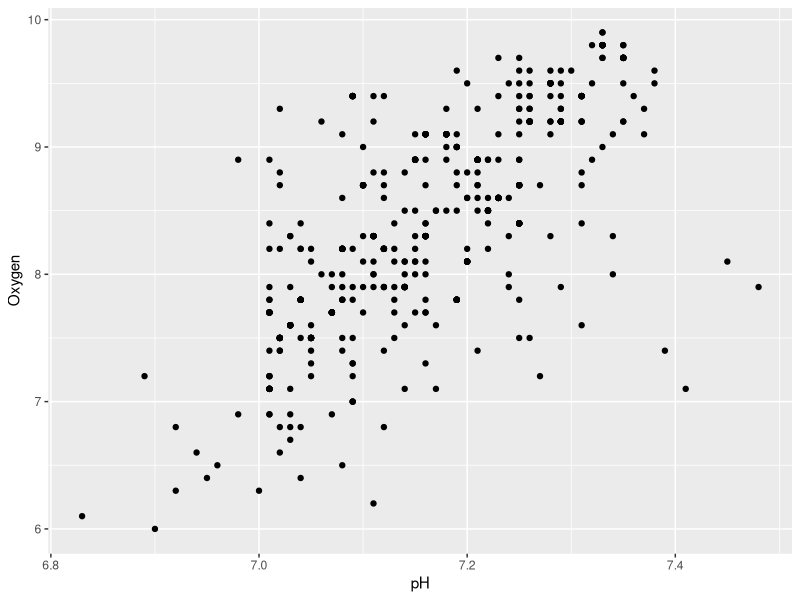
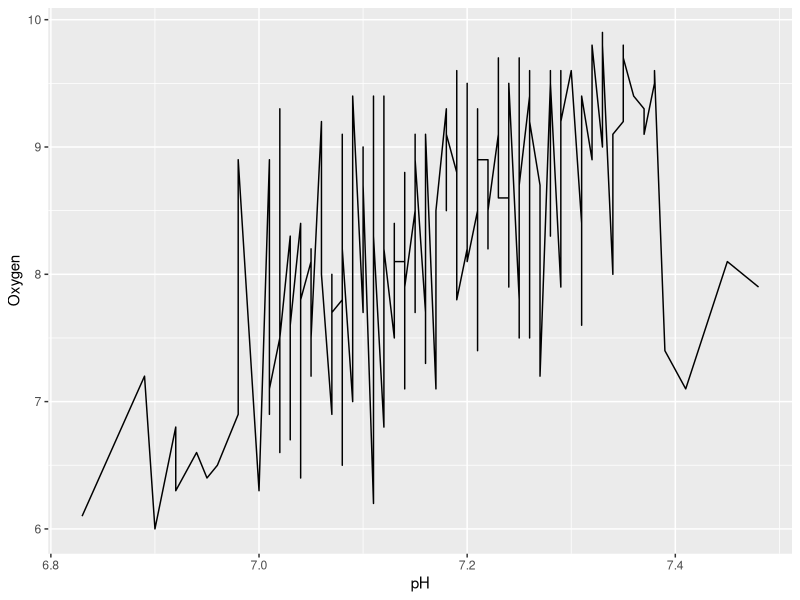
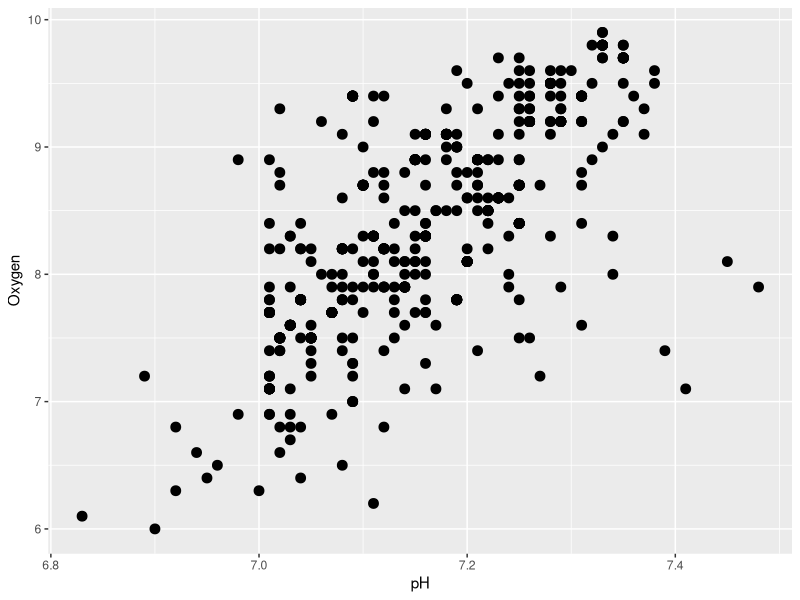
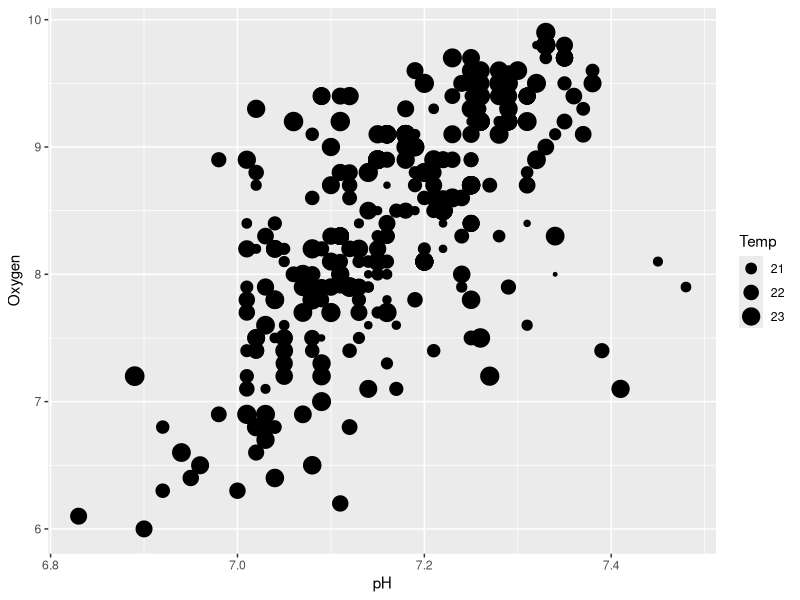
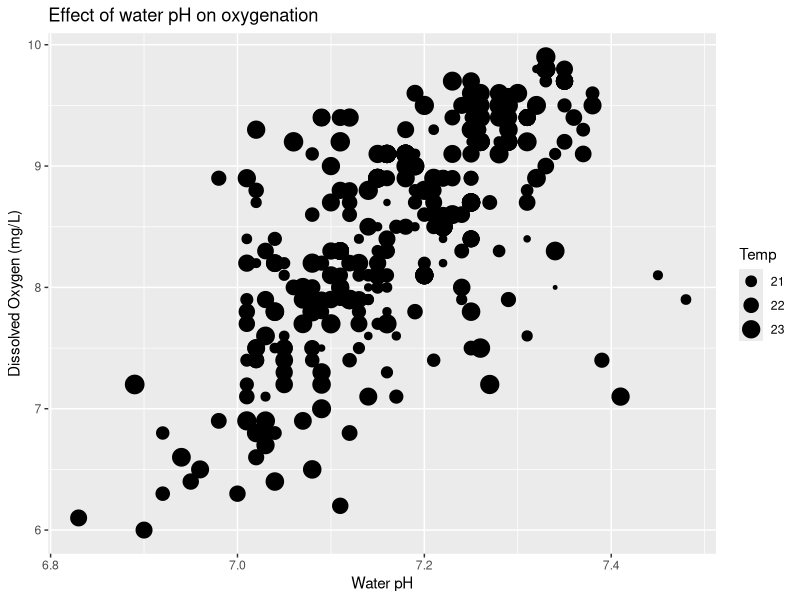
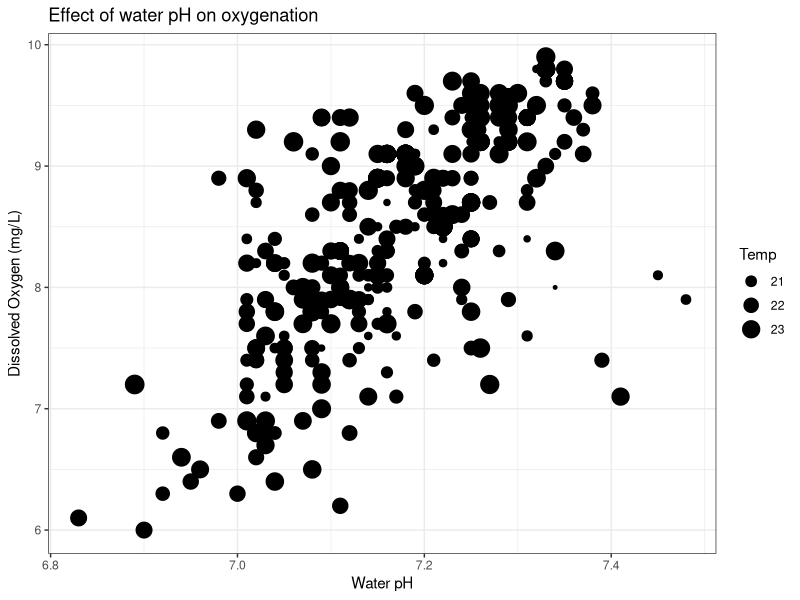

Recreate these plots in R, in order. (Note: this script raises an error after producing the figures.)
# Libraries needed
library(ggplot2)
library(dplyr)
library(readxl)
library(stringr)

# Read + explore the data
water <- read_xlsx("part3_ggplot/Water_Quality.xlsx")

# --- Data mapping
waterPlot <- ggplot(water, aes(x = pH, y = Oxygen))

waterPlot + geom_point()
waterPlot + geom_line()


# --- Plot attributes

# Static
ggplot(water, aes(x = pH, y = Oxygen)) +
  geom_point(size = 3)

# Data driven
ggplot(water, aes(x = pH, y = Oxygen, size = Temp)) +
  geom_point()


# --- Plot theme

# labs
ggplot(water, aes(x = pH, y = Oxygen, size = Temp)) +
  geom_point() +
  labs(
    x = "Water pH",
    y = "Dissolved Oxygen (mg/L)",
    title = "Effect of water pH on oxygenation"
  )

# themes
ggplot(water, aes(x = pH, y = Oxygen, size = Temp)) +
  geom_point() +
  labs(
    x = "Water pH",
    y = "Dissolved Oxygen (mg/L)",
    title = "Effect of water pH on oxygenation"
  ) +
  theme_bw()


# --- Bar charts

# Summarise data first
sumData <- water |>
  group_by(area) |>
  summarise(Turbidity = mean(Turbidity)) |>
  ungroup()

# Plot the bars
ggplot(sumData, aes(x = area, y = Turbidity)) +
  geom_bar(stat = "identity")

# try it yourself ...

# --- Saving as image

#(take last water plot and save it to waterPlot)

ggsave(
  filename = "oxygenation.png",
  plot = waterPlot,
  width = 1800,
  height = 900,
  units = "px"
)

# -- R graph gallery

# visit website

### --- EXTRA --- ###
flowers <- iris

# --- Specify colours

# Discrete
ggplot(
  flowers,
  aes(x = Petal.Length, y = Petal.Width, colour = Species)
) +
  geom_point() +
  theme_minimal() +
  # Use a discrete set of colours
  scale_colour_discrete(
    name = "Iris species",
    type = c(setosa = "orange", versicolor = "#72BD13", virginica = "purple")
  )

# Continuous
ggplot(flowers, aes(x = Petal.Length, y = Petal.Width, colour = Sepal.Length)) +
  geom_point() +
  theme_minimal() +
  # Use a colour gradient
  scale_colour_gradientn(
    name = "Sepal Length",
    colours = c("#132B43", "#72BD13", "#ED553B")
  )

# --- Text labels
ggplot(flowers, aes(x = Petal.Length, y = Petal.Width, label = Species)) +
  theme_minimal() +
  geom_text(check_overlap = TRUE)

# --- trend line
ggplot(flowers, aes(x = Petal.Length, y = Petal.Width)) +
  geom_point() +
  theme_minimal() +
  geom_smooth(method = "lm", se = FALSE, colour = "#72BD13")
